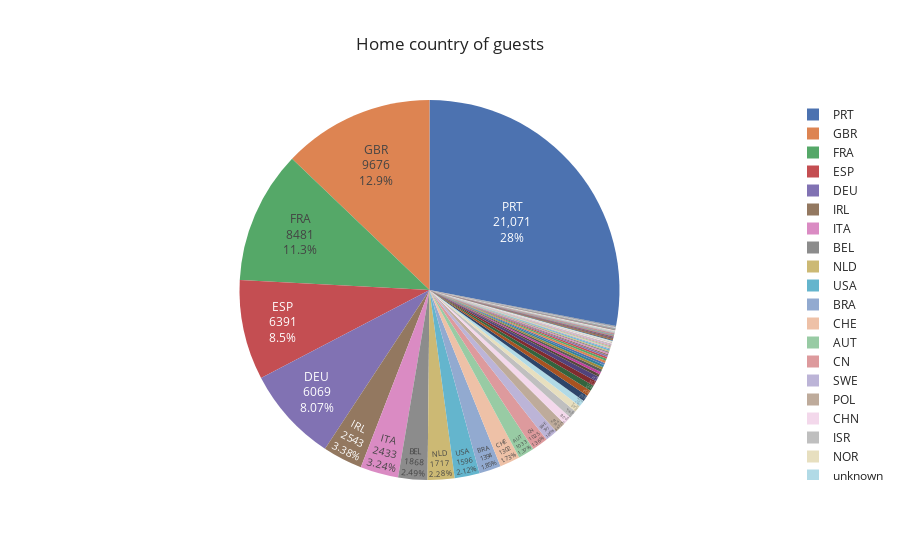

The cell this chart's notebook holds for it:
### Code cell
# get number of acutal guests by country
country_data = pd.DataFrame(full_data_clean[full_data_clean["is_canceled"] == 0]["country"].value_counts())
#country_data.index.name = "country"
country_data.rename(columns={"country": "Number of Guests"}, inplace=True)
total_guests = country_data["Number of Guests"].sum()
country_data["Guests in %"] = round(country_data["Number of Guests"] / total_guests * 100, 2)
country_data["country"] = country_data.index

# pie plot
fig = px.pie(country_data,
             values="Number of Guests",
             names="country",
             title="Home country of guests",
             template="seaborn")
fig.update_traces(textposition="inside", textinfo="value+percent+label")
fig.show()

### Figure 1 — Plotly figure (JSON) as saved in the notebook; plotly's stock layout.template omitted (floating-point values rounded to 4 significant figures; data arrays with more than 128 entries replaced by an {"elided": "..."} marker saying what was removed)
{"data": [{"domain": {"x": [0, 1], "y": [0, 1]}, "hovertemplate": "country=%{label}<br>Number of Guests=%{value}<extra></extra>", "labels": {"elided": "166 str values"}, "legendgroup": "", "name": "", "showlegend": true, "textinfo": "value+percent+label", "textposition": "inside", "type": "pie", "values": {"elided": "166 int values"}}], "layout": {"legend": {"tracegroupgap": 0}, "title": {"text": "Home country of guests"}}}
